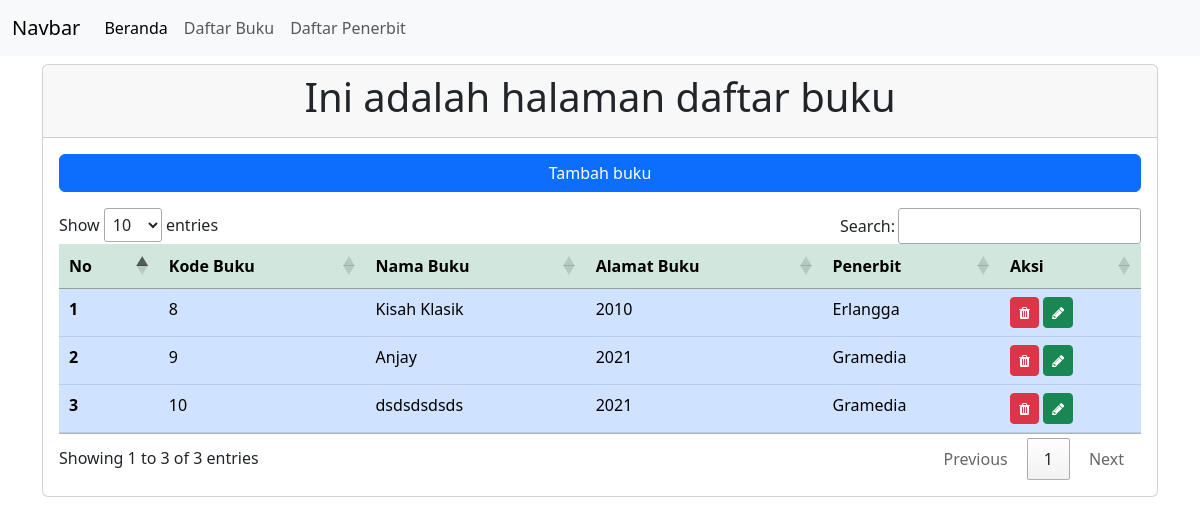
Screenshot of /index.php/pages/daftarBuku with the database file from the repository.
### tables this page shows
CREATE TABLE `tb_buku` (
  `kode_buku` int(11) NOT NULL,
  `judul_buku` varchar(255) NOT NULL,
  `tahun_terbit` year(4) DEFAULT NULL,
  `kode_penerbit` int(11) DEFAULT NULL
);

CREATE TABLE `tb_penerbit` (
  `kode_penerbit` int(11) NOT NULL,
  `nama_penerbit` varchar(255) NOT NULL,
  `alamat_penerbit` text DEFAULT NULL
);

### application/controllers/Pages.php (called while the page is built, shortened)
<?php
class Pages extends CI_Controller {
    public function __construct()
	{
       $this->load->model('Model_buku');
       $this->load->model('Model_penerbit');
	}
    public function daftarBuku()
	{
        $this->load->model('Model_buku');
        $this->load->model('Model_penerbit');
        $data['data_buku'] = $this->Model_buku->get_all_buku()->result_array();
        $data['data_penerbit'] = $this->Model_penerbit->get_all_penerbit()->result_array();
        $data['title'] = "Daftar Buku";
        $this->load->view('templates/header', $data);
		$this->load->view('daftarbuku');
        $this->load->view('templates/modal');
        $this->load->view('templates/footer');
	}
}

### index.php (called while the page is built, shortened)
<?php
require_once BASEPATH.'core/CodeIgniter.php';

### application/models/Model_buku.php (called while the page is built, shortened)
<?php
class Model_buku extends CI_Model {
	public function get_all_buku()
	{
        $this->db->select('*');
        $this->db->from('tb_buku');
        $this->db->join('tb_penerbit', 'tb_penerbit.kode_penerbit = tb_buku.kode_penerbit');
        $query = $this->db->get();
        return $query;
	}
}

### application/views/daftarbuku.php (the view, shortened to what this page needs)
<div class="card mt-2">
    <div class="card-header text-center">
        <h1>Ini adalah halaman daftar buku</h1>
    </div>
    <div class="card-body">
        <button type="button" class="btn btn-primary col-12 mb-3" data-bs-toggle="modal" data-bs-target="#exampleModal">
            Tambah buku
        </button>
        <table class="table table-sm" id="myTable">
            <thead>
                <tr class="table-success">
                    <th scope="col">No</th>
                    <th scope="col">Kode Buku</th>
                    <th scope="col">Nama Buku</th>
                    <th scope="col">Alamat Buku</th>
                    <th scope="col">Penerbit</th>
                    <th scope="col">Aksi</th>
                </tr>
            </thead>
            <tbody class="table-group-divider">
                <?php $no = 1;
                    foreach($data_buku as $row){?>
                <tr class="table-primary">
                    <th scope="row"><?= $no++;?></th>
                    <td><?= $row['kode_buku'];?></td>
                    <td><?= $row['judul_buku'];?></td>
                    <td><?= $row['tahun_terbit'];?></td>
                    <td><?= $row['nama_penerbit'];?></td>
                    <td>
                        <a href="<?php echo base_url('pages/hapusBuku/').$row['kode_buku']; ?>"
                            class="btn btn-danger btn-sm " onclick="return confirm('Hapus data ini?')"><i
                                class="fa fa-trash" aria-hidden="true"></i></a>
                        <a href="<?= base_url('pages/viewEditBuku/').$row['kode_buku'];?>"
                            class="btn btn-success btn-sm"><i class="fa fa-pencil" aria-hidden="true"></i></a>
                    </td>
                </tr>
                <?php }?>
            </tbody>
        </table>
    </div>
</div>

### rows the page displays
tb_buku: kode_buku "8", judul_buku "Kisah Klasik", tahun_terbit "2010", kode_penerbit.nama_penerbit "Erlangga"
tb_buku: kode_buku "9", judul_buku "Anjay", tahun_terbit "2021", kode_penerbit.nama_penerbit "Gramedia"
tb_buku: kode_buku "10", judul_buku "dsdsdsdsds", tahun_terbit "2021", kode_penerbit.nama_penerbit "Gramedia"
